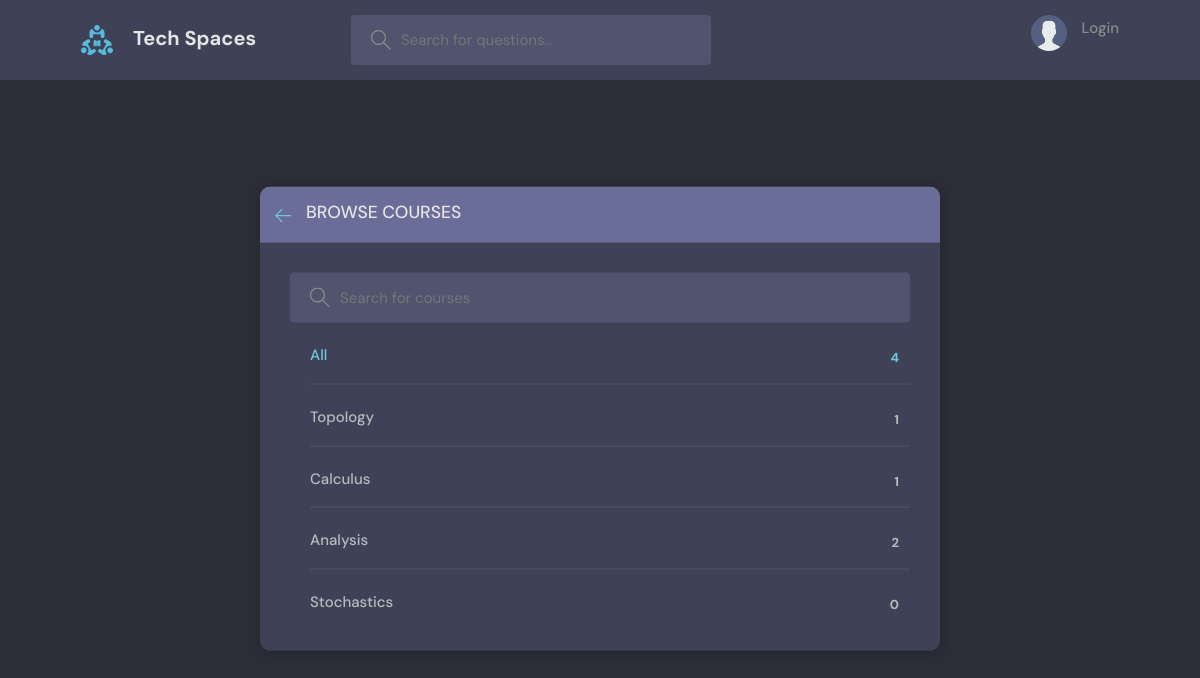
The page /courses/all/ on the database as committed earlier.
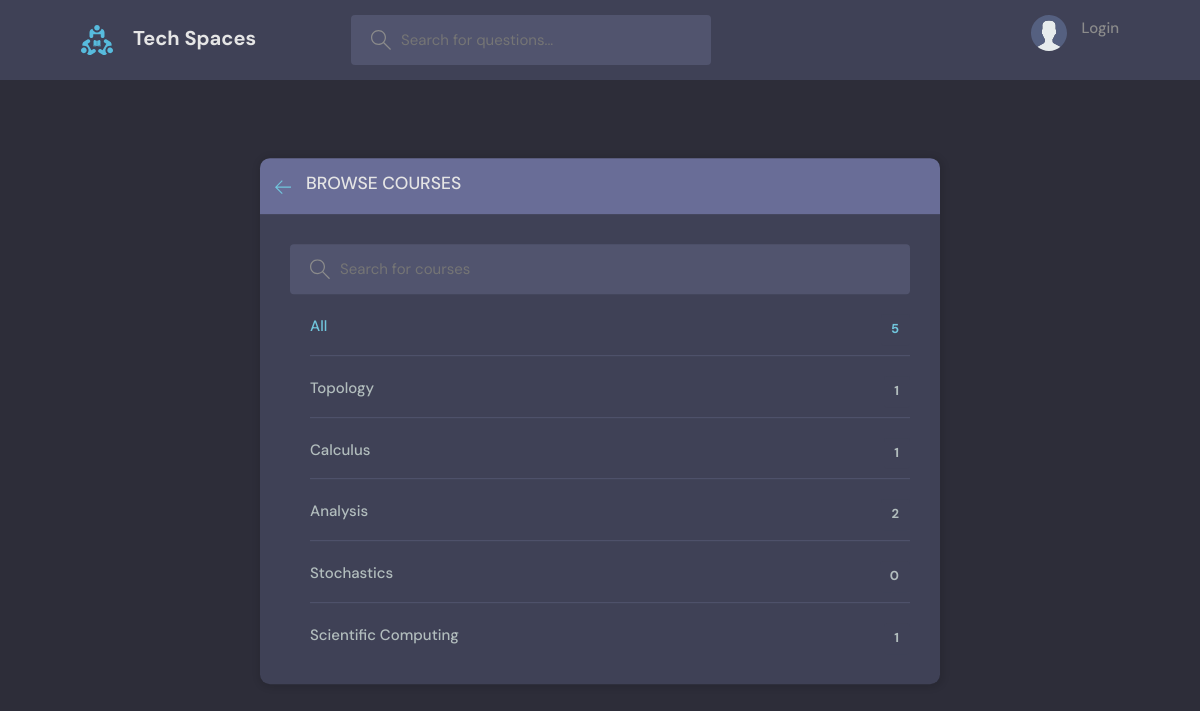
The same page on the database as committed later.
### core/models.py (models this page shows)
class Course(models.Model):
    name = models.CharField(max_length=200)
    def __str__(self):
        return self.name

### core/views.py (the view)
# urls.py: path('courses/all/', views.AllCoursesView.as_view(), name='all_courses'),
class AllCoursesView(View):
    def get(self, request):
        question_count = Question.objects.all().count()
        query = request.GET.get('query') if request.GET.get('query') else ""
        courses = Course.objects.filter(name__icontains=query)
        context = {
            'courses': courses,
            'question_count': question_count,
        }
        return render(request, 'core/all_courses.html', context)

### core/templates/core/all_courses.html (shortened to what this page needs)
{% extends 'core/base.html' %}
{% block content %}
    <main class="create-room layout">
      <div class="container">
        <div class="layout__box">
          <div class="layout__boxHeader">
            <div class="layout__boxTitle">
              <a href="{% url 'home' %}">
                <svg version="1.1" xmlns="http://www.w3.org/2000/svg" width="32" height="32" viewBox="0 0 32 32">
                  <title>arrow-left</title>
                  <path
                    d="M13.723 2.286l-13.723 13.714 13.719 13.714 1.616-1.611-10.96-10.96h27.625v-2.286h-27.625l10.965-10.965-1.616-1.607z"
                  ></path>
                </svg>
              </a>
              <h3>Browse Courses</h3>
            </div>
          </div>
          <div class="topics-page layout__body">
            <form class="header__search" action='{% url "all_courses" %}'>
              <label>
                <input name="query" placeholder="Search for courses" />
              </label>
            </form>
            <ul class="topics__list">
              <li>
                <a href="{% url 'all_courses' %}" class="active">All <span>{{ courses.count }}</span></a>
              </li>
            {% for course in courses %}
              <li>
                <a href="{% url 'home' %}?query={{ course }}" >{{ course }} <span>
                {{ course.question_set.all.count }}</span></a>
              </li>
            {% endfor %}
            </ul>
          </div>
        </div>
      </div>
    </main>
{% endblock content %}

Rows that differ between the two databases and show on the page:
added Course: name "Scientific Computing", question_set.all.count "1"
Other text that changed with them:
{{ courses.count }}: "4" → "5"
